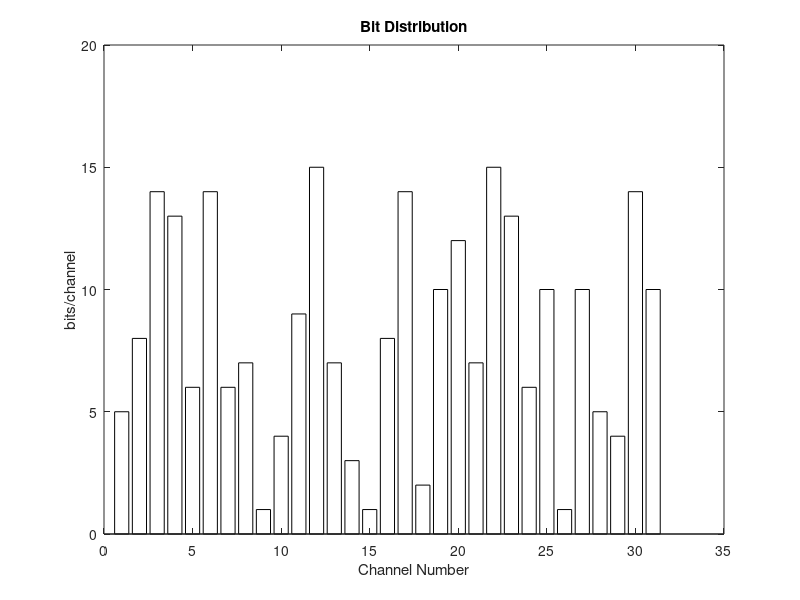

Recreate this plot in MATLAB.
##J029 B2 EXPERIMENT-5
##AIM: Write a MATLAB code of Discrete Multitone Modulation.
##SOFTWARE USED: MATLAB2019A
##PROGRAM:
clc;
close all;
clear all;
% For each of N channels assign no. of bits and genration of the data stream
% such that sum of all (bits/subchannel) = the data length.
N=32; %No. of sub-channels
v=5; % Cyclic prefix length
h1=[1 0.5 0.3 0.2 -0.1 0.02 0.05 0.08 0.01]; % channel impulse response.
disp(['1 Ideal Channel'  "\n"  '2 Channel with length v+1' "\n"  '3 Channel with length greater than v+1' "\n"]);
k=input('')

if k==1, 
    h=[1];
elseif k==2,
    h=h1(1:6);
elseif k==3, 
    h=h1;
end
%%%%%%%%%%%%%%%%%%%%%%%%%%%%%%%%%%%%%%%%%%%%%%%%%%%%%%%%%%%%%%%%%%%%%%%
%%%%%%%%% Bit Allocation and data generation %%%%%%%%%%%%%%%%%%%%%
for i=1:N-1,
    %Since the SNR of each subchannel is unknown, bit loading is random
    bit_channel(i)=ceil(rand*15);
end
bar(bit_channel,'w');
title('Bit Distribution');
xlabel('Channel Number');
ylabel('bits/channel');
 
fprintf('Press Enter to continue')
return
pause
clc
% Data assignment in each channel
for i=1:N-1
    data_channel=[];
    % data_channel is the particular data assigned to the subchannel.
    for j=1:bit_channel(i),
        val=round(rand);
        data_channel=[data_channel val];
    end
    % data conatains all the data_channel values.
    data{i}=data_channel;
end
clear i j;
%%%%%%%%%%%%%%%%%%%%%%%%%%%%%%%%%%%%%%%%%%%%%%%%%%%%%%%%%%%%%%%%%%%%%%%%%%%%%%%%%
%%%%%%% CONSTELLATION ENCODING %%%%%%%%%%
%%%%%%%%%%%%%%%%%%%%%%%%%%%%%%%%%%%%%%%%%%%%%%%%%%%%%%%%%%%%%%%%%%%%%%%%%%%%%%%%%
% Calculate the intersymbol spacing (based on a transmit 
    % symbol energy of 1).
for i=1:N-1,
    d = sqrt (6/((2^bit_channel(i))-1));
    % The number of bits sent to the top and bottom DACs
    bits_top = ceil(bit_channel(i)/2);
    bits_bot = floor(bit_channel(i)/2);
    % The actual binary data sent to the top and bottom DACs
    data_top = [data{i}(1:bits_top)];
    data_bot = [data{i}(bits_top+1:bit_channel(i))];
 
    % The decimal value of the data at the top and bottom DACs
    
    v_top = sum(data_top(1:bits_top).*(2.^(0:(bits_top-1))));
    v_bot = sum(data_bot(1:bits_bot).*(2.^(0:(bits_bot-1))));
 
    % The output values of the top and bottom DACs
    d_top =(v_top*d)-(((2^bits_top-1)/2)*d);
    d_bot =(v_bot*d)-(((2^bits_bot- 1)/2)*d);
 
    % Since the top DAC output is the amplitude of the cosine wave
    % and the bottom DAC output is the amplitude of the sine wave, 
    % we can consider them to be the inphase and quadrature 
    % components of the complex QAM symbol.
    i_comp(i)=d_top;
    q_comp(i)=d_bot;
complex_symbol(i)=[i_comp(i)+j*q_comp(i)];
end
figure,subplot(2,1,1),stem(real(complex_symbol));
title('Complex encoded signal');
ylabel('Real Part');
subplot(2,1,2), stem(imag(complex_symbol));
ylabel('Imaginary Part');
xlabel('Channel/Frequency')
fprintf('Press Enter to continue')
pause
clc
clear i i_comp q-comp;
%%%%%%%%%%%%%%%%%%%%%%%%%%%%%%%%%%%%%%%%%%%%%%%%%%%%%%%%%%%%%%%%%%%%%%%%%%%%%%
% Calcuate the IFFT of the encoded complex symbol.
 
x_mod=ifft([1 complex_symbol 1 fliplr(conj(complex_symbol))],2*N);
figure,subplot(2,1,1),stem(real(x_mod));
title('IFFT Modulated signal');
ylabel('Real Part');
subplot(2,1,2), stem(imag(x_mod));
ylabel('Imaginary Part');
xlabel('Time samples')
fprintf('Press Enter to continue')
pause
clc
%%%%%%%%%%%%%%%%%%%%%%%%%%%%%%%%%%%%%%%%%%%%%%%%%%%%%%%%%%%%%%%%%%%%%%%%%%%%%
% Define a cyclic prefix length and add the cyclic prefix to the serailized data stream.
 
x=[x_mod(2*N+1-v:2*N) x_mod];
%%%%%%%%%%%%%%%%%%%%%%%%%%%%%%%%%%%%%%%%%%%%%%%%%%%%%%%%%%%%%%%%%%%%%%%%%%%%%%
% Transmission across the channel. Convolution with the channel impulse response.
 
figure,freqz(h);
title('Channel Frequency Resonse')
fprintf('Press Enter to continue')
pause
clc
y=conv(x,h); % received data stream.
%%%%%%%%%%%%%%%%%%%%%%%%%%%%%%%%%%%%%%%%%%%%%%%%%%%%%%%%%%%%%%%%%%%%%%%%%%%%%%%%
% Receiver Side 
%remove cyclic prefix
 
y_mod=y(v+1:2*N+v);
 
% Due to the cyclic prefix the convolution is translated to a circular convolution 
% and hence the encoded complex symbol with its conjugate is received after FFT demodulation 
 
x_recd=fft(y_mod)./fft(h,2*N);
 
% removing the conjugate parts
complex_recd_symbol=x_recd(2:N);figure,subplot(2,1,1),stem(real(complex_recd_symbol));
title('Signal after FFT and removal of mirrored data');
ylabel('Real Part');
subplot(2,1,2), stem(imag(complex_recd_symbol));
ylabel('Imaginary Part');
xlabel('Channel/Frequency')
fprintf('Press Enter to continue')
pause
clc
%%%%%%%%%%%%%%%%%%%%%%%%%%%%%%%%%%%%%%%%%%%
%%%%%%%% DECODER %%%%%%%%%%%%%%%%%%%%%%%%
 
for i=1:N-1,
i_comp(i)=real(complex_recd_symbol(i));
q_comp(i)=imag(complex_recd_symbol(i));
%Calculate the intersymbol spacing (based on a transmit 
    % symbol energy of 1).
    d = sqrt (6/((2^bit_channel(i))-1));
 
    % The number of bits sent to the top and bottom DACs
    l_top = ceil(bit_channel(i)/2);
    l_bot = floor(bit_channel(i)/2);
 
    d_top = i_comp(i);
    d_bot = q_comp(i);
 
    v_top = round((d_top/d)+((2.^l_top-1)/2));
    v_bot = round((d_bot/d)+((2.^l_bot-1)/2));
 
    b_top = []; 
    for j=(1:l_top)
        b_top = [b_top, rem(v_top,2)];
        v_top = floor(v_top/2);
    end
 
    b_bot = []; 
for j=(1:l_bot)
        b_bot = [b_bot, rem(v_bot, 2)];
        v_bot = floor(v_bot/2);
    end
 
    data_recd{i}=[b_top, b_bot];
end
%%%%%%%%%%%%%%%%%%%%%%%%%%%%%%%%%%%%%%%%%%%%%%%%%%%%%%%%%%%%%%%%%%%%%%%%
%%%% ERROR Calculations %%%%%%%%%%%%
 
err=(complex_recd_symbol-complex_symbol);
figure,subplot(2,1,1),stem(real(err));
title('Real part of the error signal')
%figure,
subplot(2,1,2),stem(imag(err));
title('Imaginary part of the error signal')
xlabel('Channel number')
 
bit_err=[data_recd{1,:}]-[data{1,:}];
 figure,stem(bit_err)
title('Bit error')
xlabel('Samples')


